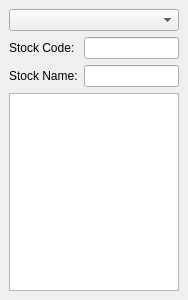
<ui version="4.0" >
 <class>tcStockListAllWidget</class>
 <widget class="QWidget" name="tcStockListAllWidget" >
  <property name="geometry" >
   <rect>
    <x>0</x>
    <y>0</y>
    <width>188</width>
    <height>300</height>
   </rect>
  </property>
  <property name="windowTitle" >
   <string>All Stocks</string>
  </property>
  <layout class="QVBoxLayout" >
   <property name="margin" >
    <number>9</number>
   </property>
   <property name="spacing" >
    <number>6</number>
   </property>
   <item>
    <widget class="QComboBox" name="cbo1" />
   </item>
   <item>
    <layout class="QHBoxLayout" >
     <property name="margin" >
      <number>0</number>
     </property>
     <property name="spacing" >
      <number>6</number>
     </property>
     <item>
      <layout class="QVBoxLayout" >
       <property name="margin" >
        <number>0</number>
       </property>
       <property name="spacing" >
        <number>6</number>
       </property>
       <item>
        <widget class="QLabel" name="lbl1" >
         <property name="text" >
          <string>Stock Code:</string>
         </property>
        </widget>
       </item>
       <item>
        <widget class="QLabel" name="lbl2" >
         <property name="text" >
          <string>Stock Name:</string>
         </property>
        </widget>
       </item>
      </layout>
     </item>
     <item>
      <layout class="QVBoxLayout" >
       <property name="margin" >
        <number>0</number>
       </property>
       <property name="spacing" >
        <number>6</number>
       </property>
       <item>
        <widget class="QLineEdit" name="edt1" />
       </item>
       <item>
        <widget class="QLineEdit" name="edt2" />
       </item>
      </layout>
     </item>
    </layout>
   </item>
   <item>
    <widget class="QTableWidget" name="tbl1" />
   </item>
  </layout>
 </widget>
 <resources/>
 <connections/>
</ui>
